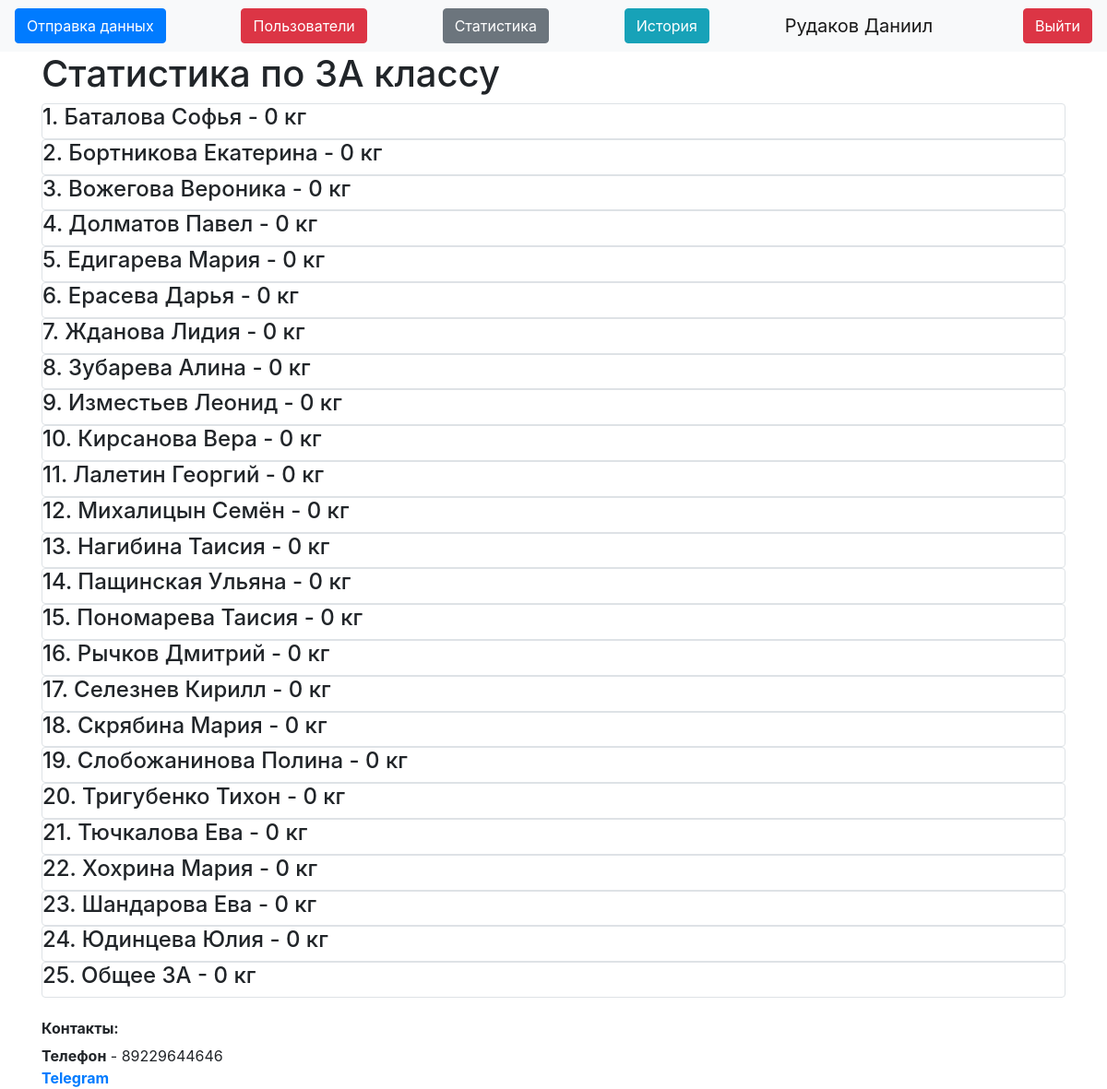
The app's page /stats3a (signed in) with its own data.
### data/users.py (models this page shows, shortened)
class User(SqlAlchemyBase, UserMixin):
    __tablename__ = 'users'
    id = sqlalchemy.Column(sqlalchemy.Integer,
                           primary_key=True, autoincrement=True)
    name = sqlalchemy.Column(sqlalchemy.String, nullable=True)
    about = sqlalchemy.Column(sqlalchemy.String, nullable=True)
    email = sqlalchemy.Column(sqlalchemy.String,
                              index=True, unique=True, nullable=True)
    hashed_password = sqlalchemy.Column(sqlalchemy.String, nullable=True)
    is_admin = sqlalchemy.Column(sqlalchemy.Boolean)
    got = sqlalchemy.Column(sqlalchemy.Integer, default=0)
    got_pupils = sqlalchemy.Column(sqlalchemy.Integer, default=0)
    kilograms = orm.relationship("Kilograms", back_populates='user')

### data/Pupils.py (models this page shows)
class Pupils(SqlAlchemyBase):
    __tablename__ = 'Pupils'
    id = sqlalchemy.Column(sqlalchemy.Integer, autoincrement=True, primary_key=True)
    name = sqlalchemy.Column(sqlalchemy.String)
    value = sqlalchemy.Column(sqlalchemy.Integer, default=0)
    grade = sqlalchemy.Column(sqlalchemy.String)
    kilo = orm.relationship("Kilograms", back_populates="pupil")

### server.py (the view)
@app.route("/stats3a")
@login_required
def stats3a():
    db_sess = db_session.create_session()
    pupils = db_sess.query(Pupils).filter(Pupils.grade == "3А").all()
    return render_template("stats_grade.html", db=pupils, grade="3А", title="3А статистика")

### data/db_session.py (called while the page is built)
def create_session() -> Session:
    global __factory
    return __factory()

### server.py (called while the page is built)
@login_manager.user_loader
def load_user(user_id):
    db_sess = db_session.create_session()
    return db_sess.query(User).get(user_id)

### templates/stats_grade.html
{% extends "base.html" %}
{% block content %}
{% if current_user.is_admin %}
<h1>Статистика по {{grade}} классу</h1>
{% for item in db%}
<div class="col-md6 border rounded">
    <h4>{{item.name}} - {{item.value}} кг</h4>
</div>
{% endfor %}
{% endif %}
{% endblock %}

### templates/base.html (shortened to what this page needs)
<!doctype html>
<html lang="en">
<head>
    <link rel="stylesheet"
          href="https://stackpath.bootstrapcdn.com/bootstrap/4.4.1/css/bootstrap.min.css"
>
</head>
<body>
<header>
    <nav class="navbar navbar-light bg-light">
        {% if current_user.is_authenticated %}
        <a type="button" class="btn btn-primary" href="/">Отправка данных</a>
        {% if current_user.is_admin %}
        <a class="btn btn-danger" href="/users">Пользователи</a>
        <a class="btn btn-secondary" href="/stats">Статистика</a>
        {% endif %}
        <a class="btn btn-info" href="/history">История</a>
        <a class="navbar-brand" href="">{{ current_user.name }}</a>
        <a class="btn btn-danger" href="/logout">Выйти</a>
        {% else %}
        <p>
            <a class="btn btn-success" href="/login">Войти</a>
        </p>
        {% endif %}
    </nav>
</header>
<main role="main" class="container">
    {% block content %}{% endblock %}
    <h6><b>Контакты:</b></h6>
    <div>
        <b>Телефон</b> - 89229644646</br>
        <b><a href="https://t.me/mc_Danik">Telegram</a></b>
    </div>
</main>
</body>
</html>

### records on screen
User: name "Рудаков Даниил"
Pupils: name "1. Баталова Софья", value "0"
Pupils: name "2. Бортникова Екатерина", value "0"
Pupils: name "3. Вожегова Вероника", value "0"
Pupils: name "4. Долматов Павел", value "0"
Pupils: name "5. Едигарева Мария", value "0"
Pupils: name "6. Ерасева Дарья", value "0"
Pupils: name "7. Жданова Лидия", value "0"
Pupils: name "8. Зубарева Алина", value "0"
Pupils: name "9. Изместьев Леонид", value "0"
Pupils: name "10. Кирсанова Вера", value "0"
Pupils: name "11. Лалетин Георгий", value "0"
Pupils: name "12. Михалицын Семён", value "0"
Pupils: name "13. Нагибина Таисия", value "0"
Pupils: name "14. Пащинская Ульяна", value "0"
Pupils: name "15. Пономарева Таисия", value "0"
Pupils: name "16. Рычков Дмитрий", value "0"
Pupils: name "17. Селезнев Кирилл", value "0"
Pupils: name "18. Скрябина Мария", value "0"
Pupils: name "19. Слобожанинова Полина", value "0"
Pupils: name "20. Тригубенко Тихон", value "0"
Pupils: name "21. Тючкалова Ева", value "0"
Pupils: name "22. Хохрина Мария", value "0"
Pupils: name "23. Шандарова Ева", value "0"
Pupils: name "24. Юдинцева Юлия", value "0"
Pupils: name "25. Общее 3А", value "0"

### other values on screen
{{ grade }} "3А"
